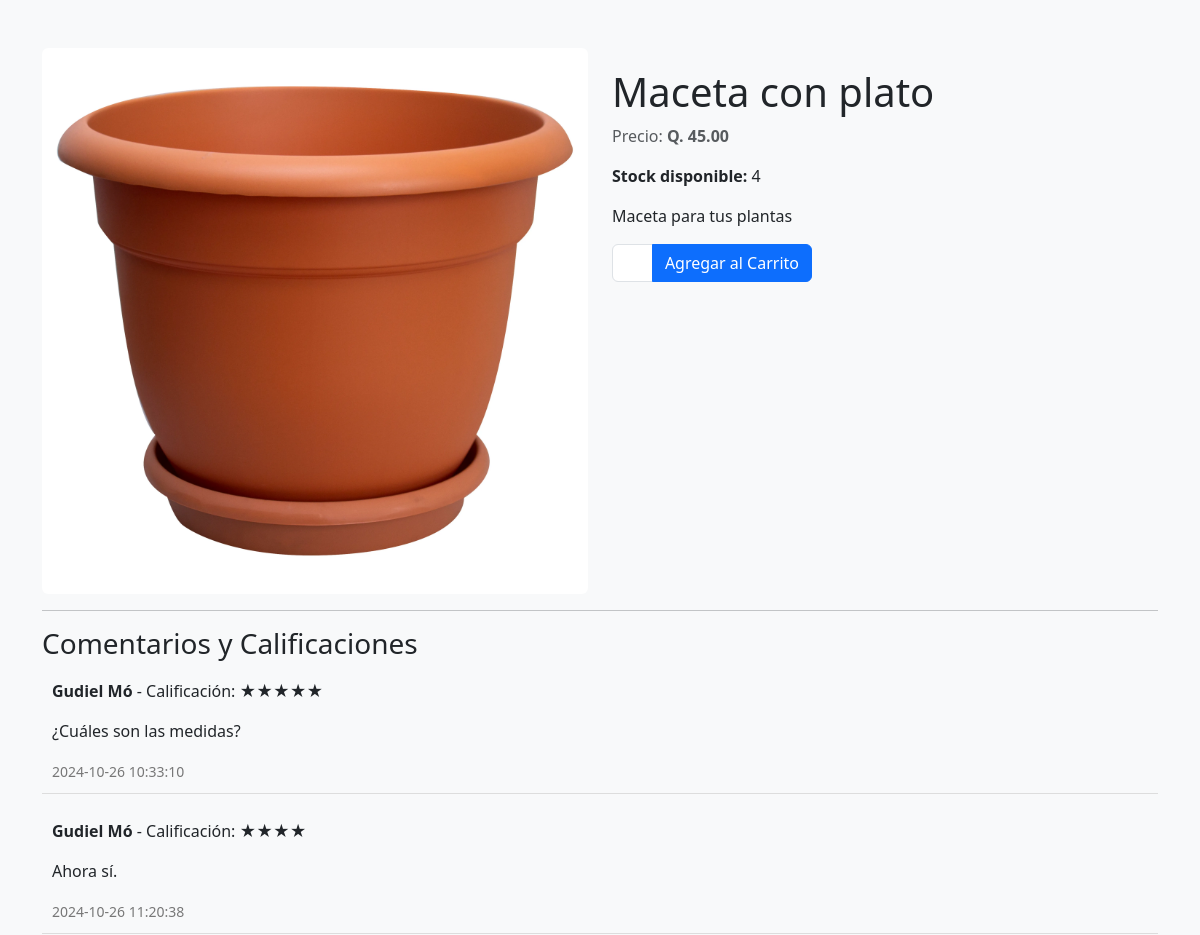
The page /public/client/detalle_producto.php?slug=maceta-con-plato (upper part) on the database as committed earlier.
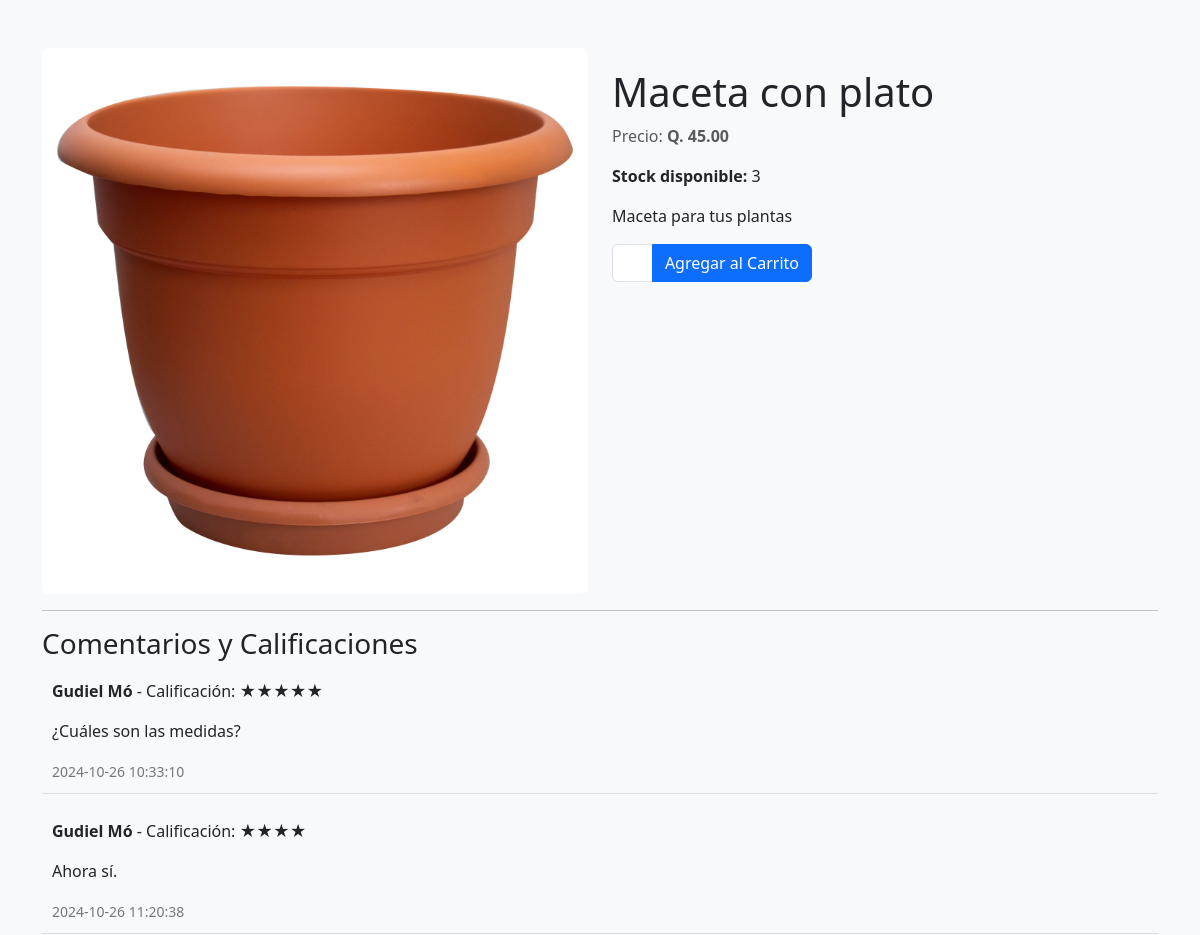
The same page on the database as committed later.
### tables this page shows
CREATE TABLE `producto` (
  `id_producto` int(11) NOT NULL AUTO_INCREMENT,
  `id_negocio` int(11) DEFAULT NULL,
  `id_categoria` int(11) DEFAULT NULL,
  `nombre_producto` varchar(255) NOT NULL,
  `descripcion` text DEFAULT NULL,
  `costo` decimal(10,0) NOT NULL,
  `precio` decimal(10,2) NOT NULL,
  `stock` int(11) NOT NULL,
  `imagen` varchar(255) DEFAULT NULL,
  `estado` varchar(50) NOT NULL,
  `fecha_actualizacion` timestamp NOT NULL DEFAULT current_timestamp() ON UPDATE current_timestamp(),
  `id_emprendedor` int(11) NOT NULL,
  `tiene_promocion` tinyint(1) DEFAULT 0,
  `precio_promocional` decimal(10,2) DEFAULT NULL,
  `slug` varchar(255) NOT NULL,
  `imagen_alt` varchar(255) DEFAULT NULL,
  `meta_title` varchar(255) DEFAULT NULL,
  `meta_description` text DEFAULT NULL,
  PRIMARY KEY (`id_producto`),
  KEY `id_negocio` (`id_negocio`),
  KEY `id_categoria` (`id_categoria`),
  KEY `fk_producto_emprendedor` (`id_emprendedor`),
  CONSTRAINT `fk_producto_emprendedor` FOREIGN KEY (`id_emprendedor`) REFERENCES `emprendedor` (`id_emprendedor`) ON DELETE CASCADE ON UPDATE CASCADE,
  CONSTRAINT `producto_ibfk_1` FOREIGN KEY (`id_negocio`) REFERENCES `negocio` (`id_negocio`),
  CONSTRAINT `producto_ibfk_2` FOREIGN KEY (`id_categoria`) REFERENCES `categoria` (`id_categoria`)
);

### public/client/detalle_producto.php (the view, shortened to what this page needs)
<?php
$database = new Database();
$db = $database->getConnection();
$producto = null;
if (isset($_GET['slug'])) {
    $slug = $_GET['slug'];
    $query = "SELECT * FROM producto WHERE slug = :slug";
    $stmt = $db->prepare($query);
    $stmt->bindParam(':slug', $slug, PDO::PARAM_STR);
    $stmt->execute();
    $producto = $stmt->fetch(PDO::FETCH_ASSOC);
}
?>
<!DOCTYPE html>
<html lang="es">
<head>
    <link href="https://cdn.jsdelivr.net/npm/bootstrap@5.3.0/dist/css/bootstrap.min.css" rel="stylesheet">
</head>
<body class="bg-light">
    <div class="container mt-5">
        <?php if ($producto): ?>
            <div class="row">
                <div class="col-md-6">
                    <img src="../../uploads/productos/<?php echo htmlspecialchars($producto['imagen']); ?>"
                        alt="<?php echo htmlspecialchars($producto['nombre_producto']); ?>"
                        class="img-fluid rounded">
                </div>
                <div class="col-md-6 product-details">
                    <h1><?php echo htmlspecialchars($producto['nombre_producto']); ?></h1>
                    <p class="text-muted">
                        Precio: <strong>Q. <?php echo number_format($producto['precio'], 2); ?></strong>
                    </p>
                    <p><strong>Stock disponible:</strong> <?php echo htmlspecialchars($producto['stock']); ?></p>
                    <p><?php echo nl2br(htmlspecialchars($producto['descripcion'])); ?></p>
                    <form class="agregar-carrito-form" action="agregar_al_carrito.php" method="POST">
                        <div class="input-group mb-3" style="max-width: 200px;">
                            <input type="number" name="cantidad" class="form-control" value="1" min="1"
                                max="<?php echo htmlspecialchars($producto['stock']); ?>">
                            <button type="submit" class="btn btn-primary">
                                <i class="fas fa-cart-plus"></i> Agregar al Carrito
                            </button>
                        </div>
                    </form>
                </div>
            </div>
            <hr>
            <h3>Comentarios y Calificaciones</h3>
            <div id="comentarios">
                <?php
                $queryComentarios = "
                    SELECT c.*, cl.nombre1, cl.apellido1
                    FROM comentario c
                    JOIN cliente cl ON c.id_cliente = cl.id_cliente
                    WHERE c.id_producto = :id_producto
                ";
                $stmtComentarios = $db->prepare($queryComentarios);
                $stmtComentarios->bindParam(':id_producto', $producto['id_producto'], PDO::PARAM_INT);
                $stmtComentarios->execute();
                $comentarios = $stmtComentarios->fetchAll(PDO::FETCH_ASSOC);
                if ($comentarios):
                    foreach ($comentarios as $comentario): ?>
                        <div class="comentario">
                            <p>
                                <strong>
                                    <?php echo htmlspecialchars($comentario['nombre1']) . ' ' . htmlspecialchars($comentario['apellido1']); ?>
                                </strong>
                                - Calificación: <?php echo str_repeat('★', $comentario['calificacion']); ?>
                            </p>
                            <p><?php echo nl2br(htmlspecialchars($comentario['comentario'])); ?></p>
                            <small><?php echo htmlspecialchars($comentario['fecha_comentario']); ?></small>
                        </div>
                    <?php endforeach;
                else: ?>
                    <p>No hay comentarios aún.</p>
                <?php endif; ?>
            </div>
        <?php endif; ?>
    </div>
</body>
</html>

Rows that differ between the two databases and show on the page:
changed producto "Maceta con plato": stock "4" → "3"
